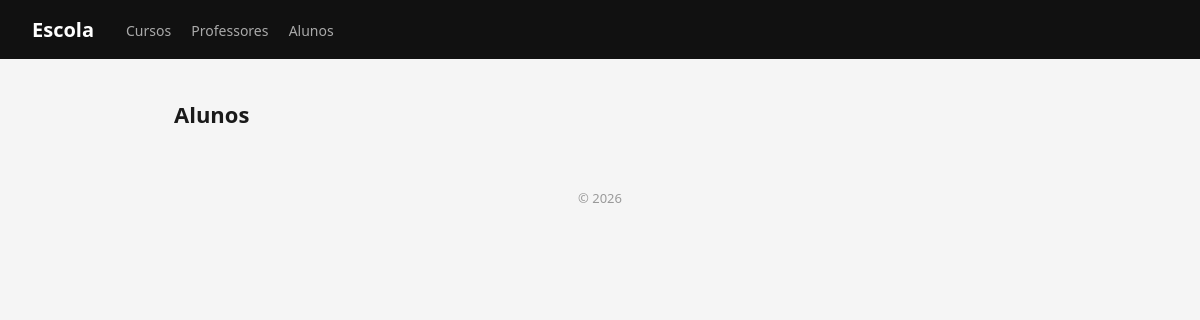
The app's page /escola/alunos/, older data.
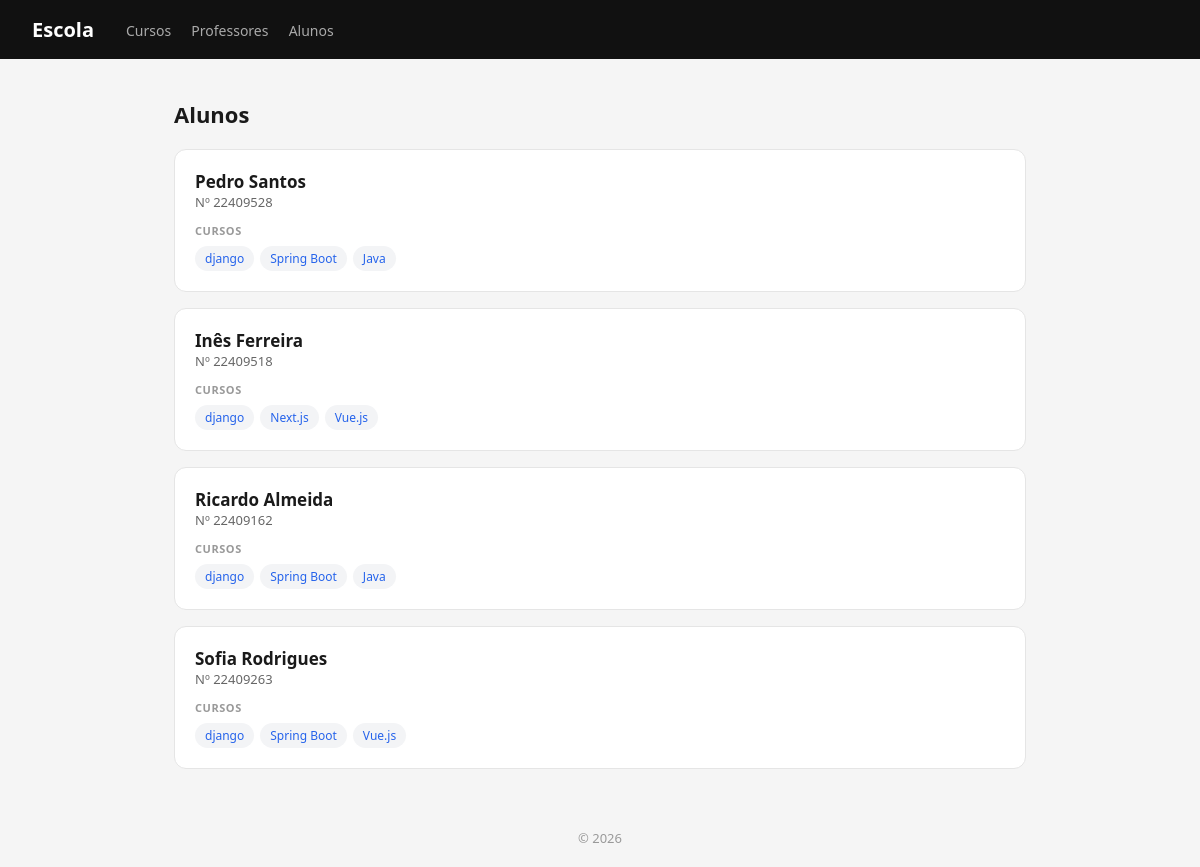
The same page, newer data.
### escola/models.py (models this page shows, shortened)
class Aluno(models.Model):
    nome = models.CharField(max_length=100)
    numero = models.CharField(max_length=20, unique=True)

class Curso(models.Model):
    nome = models.CharField(max_length=100)
    imagem = models.ImageField(upload_to='cursos/')
    professor = models.ForeignKey(Professor, on_delete=models.CASCADE, related_name='cursos')
    alunos = models.ManyToManyField(Aluno, related_name='cursos')

### escola/views.py (the view)
# urls.py: path('alunos/', views.alunos_view, name='alunos'),
def alunos_view(request):
    alunos = Aluno.objects.prefetch_related('cursos').all()
    return render(request, 'escola/alunos.html', {'alunos': alunos})

### accounts/context_processors.py (called while the page is built)
def is_gestor(request):
    authenticated = request.user.is_authenticated
    superuser = authenticated and request.user.is_superuser
    gestor = authenticated and (
        superuser or request.user.groups.filter(name='gestor-portfolio').exists()
    )
    autor = authenticated and (
        superuser or request.user.groups.filter(name='autores').exists()
    )
    return {'is_gestor': gestor, 'is_autor': autor}

### escola/templates/escola/alunos.html
{% extends "escola/base.html" %}
{% block content %}
<h2>Alunos</h2>
<section>
    {% for aluno in alunos %}
    <article>
        <header>
            <h3>{{ aluno.nome }}</h3>
            <p>Nº {{ aluno.numero }}</p>
        </header>
        <section>
            <h4>Cursos</h4>
            <ul>
                {% for curso in aluno.cursos.all %}
                <li>
                    <a href="{% url 'curso' curso.id %}">{{ curso.nome }}</a>
                </li>
                {% empty %}
                <li>Sem cursos inscritos</li>
                {% endfor %}
            </ul>
        </section>
    </article>
    {% endfor %}
</section>
{% endblock %}

Row changes from the older to the newer data that the page shows:
added Aluno: nome "Pedro Santos", numero "22409528"
added Curso: nome "django"
added Curso: nome "Spring Boot"
added Curso: nome "Java"
added Aluno: nome "Inês Ferreira", numero "22409518"
added Curso: nome "Next.js", shown under "Inês Ferreira"
added Curso: nome "Vue.js"
added Aluno: nome "Ricardo Almeida", numero "22409162"
added Aluno: nome "Sofia Rodrigues", numero "22409263"
